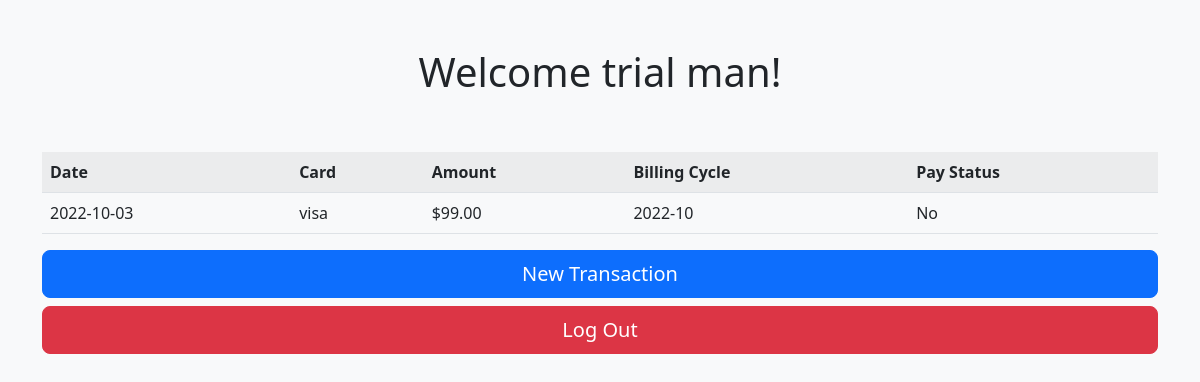
Page /home (signed in) on the committed database.
### titanpay/models.py (models this page shows, shortened)
class User(db.Model, UserMixin):
    id = db.Column(db.Integer, primary_key=True)
    username = db.Column(db.String(20), unique=True, nullable=False)
    pword = db.Column(db.String(60), nullable=False, unique=False)
    name = db.Column(db.String(20), unique=False, nullable=False)
    phone = db.Column(db.String(20), nullable=False, unique=False)
    country = db.Column(db.String(20), unique=False, nullable=False)
    address = db.Column(db.String(20), unique=False, nullable=False)
    purchases = db.relationship('Purchase', backref='user', lazy=True)

class Purchase(db.Model):
    id = db.Column(db.Integer, primary_key=True)
    date = db.Column(db.Date, nullable=False)
    card = db.Column(db.String(20), nullable=False)
    amount = db.Column(db.Float, nullable=False)
    cycle = db.Column(db.String(20), nullable=False)
    paid = db.Column(db.Boolean, nullable=False)
    user_id = db.Column(db.Integer, db.ForeignKey('user.id'), nullable=False)

### titanpay/views.py (the view)
@app.route('/home', methods=["GET"])
@login_required
def home():
    return render_template("home.html")

### titanpay/views.py (called while the page is built)
@login_manager.user_loader
def load_user(user_id):
    return User.query.filter_by(id=user_id).first()

### titanpay/templates/home.html (shortened to what this page needs)
{% extends "layout.html" %}
{% block body %}
    <div class="container">
        <div class="py-5 text-center">
            <h1>Welcome {{ current_user.name }}!</h1>
          </div>
        {% with purchases = current_user.purchases %}
            {% if purchases %}
                <table class="table table-striped">
                    <tr>
                    <th>Date</th>
                    <th>Card</th>
                    <th>Amount</th>
                    <th>Billing Cycle</th>
                    <th>Pay Status</th>
                    </tr>
                    {% for purchase in purchases %}
                        <tr>
                        <td>{{ purchase.date }}</td>
                        <td>{{ purchase.card }}</td>
                        <td>${{ '{:.2f}'.format(purchase.amount) }}</td>
                        <td>{{ purchase.cycle }}</td>
                        <td>{{ "Yes" if purchase.paid else "No"}}</td>
                        </tr>
                    {% endfor %}
                </table>
            {% endif %}
        {% endwith %}
        <div class="d-grid gap-2">
            <a href="transaction" class="btn btn-primary btn-lg btn-block" role="button">New Transaction</a>
            <a href="logout" class="btn btn-danger btn-lg btn-block" role="button">Log Out</a>
        </div>
        <br>
    </div
{% endblock %}

### rows in the picture
User: name "trial man"
Purchase: date "2022-10-03", card "visa", amount "99.00", cycle "2022-10", paid "No"
